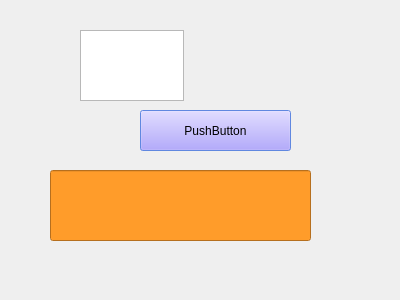
<?xml version="1.0" encoding="UTF-8"?>
<ui version="4.0">
 <class>Dialog</class>
 <widget class="QDialog" name="Dialog">
  <property name="geometry">
   <rect>
    <x>0</x>
    <y>0</y>
    <width>400</width>
    <height>300</height>
   </rect>
  </property>
  <property name="windowTitle">
   <string>Dialog</string>
  </property>
  <widget class="QPushButton" name="pushButton">
   <property name="geometry">
    <rect>
     <x>140</x>
     <y>110</y>
     <width>151</width>
     <height>41</height>
    </rect>
   </property>
   <property name="cursor">
    <cursorShape>BusyCursor</cursorShape>
   </property>
   <property name="styleSheet">
    <string notr="true">selection-background-color: rgb(82, 134, 255);
border-right-color: qlineargradient(spread:pad, x1:0, y1:0, x2:0, y2:1, stop:0 rgba(255, 0, 0, 255), stop:0.339795 rgba(255, 0, 0, 255), stop:0.339799 rgba(255, 255, 255, 255), stop:0.662444 rgba(255, 255, 255, 255), stop:0.662469 rgba(0, 0, 255, 255), stop:1 rgba(0, 0, 255, 255));
selection-color: rgb(141, 88, 255);
background-color: rgb(161, 142, 255);
</string>
   </property>
   <property name="text">
    <string>PushButton</string>
   </property>
   <property name="checkable">
    <bool>true</bool>
   </property>
   <property name="checked">
    <bool>false</bool>
   </property>
   <property name="default">
    <bool>false</bool>
   </property>
   <property name="flat">
    <bool>false</bool>
   </property>
  </widget>
  <widget class="QTextEdit" name="textEdit">
   <property name="geometry">
    <rect>
     <x>80</x>
     <y>30</y>
     <width>104</width>
     <height>71</height>
    </rect>
   </property>
  </widget>
  <widget class="QLineEdit" name="lineEdit">
   <property name="geometry">
    <rect>
     <x>50</x>
     <y>170</y>
     <width>261</width>
     <height>71</height>
    </rect>
   </property>
   <property name="styleSheet">
    <string notr="true">color:rgb(255, 255, 255);
background-color:rgb(255, 156, 42);
border-color: rgb(118, 118, 118);
font: 75 14pt &quot;Aparajita&quot;;</string>
   </property>
  </widget>
 </widget>
 <resources/>
 <connections/>
</ui>
